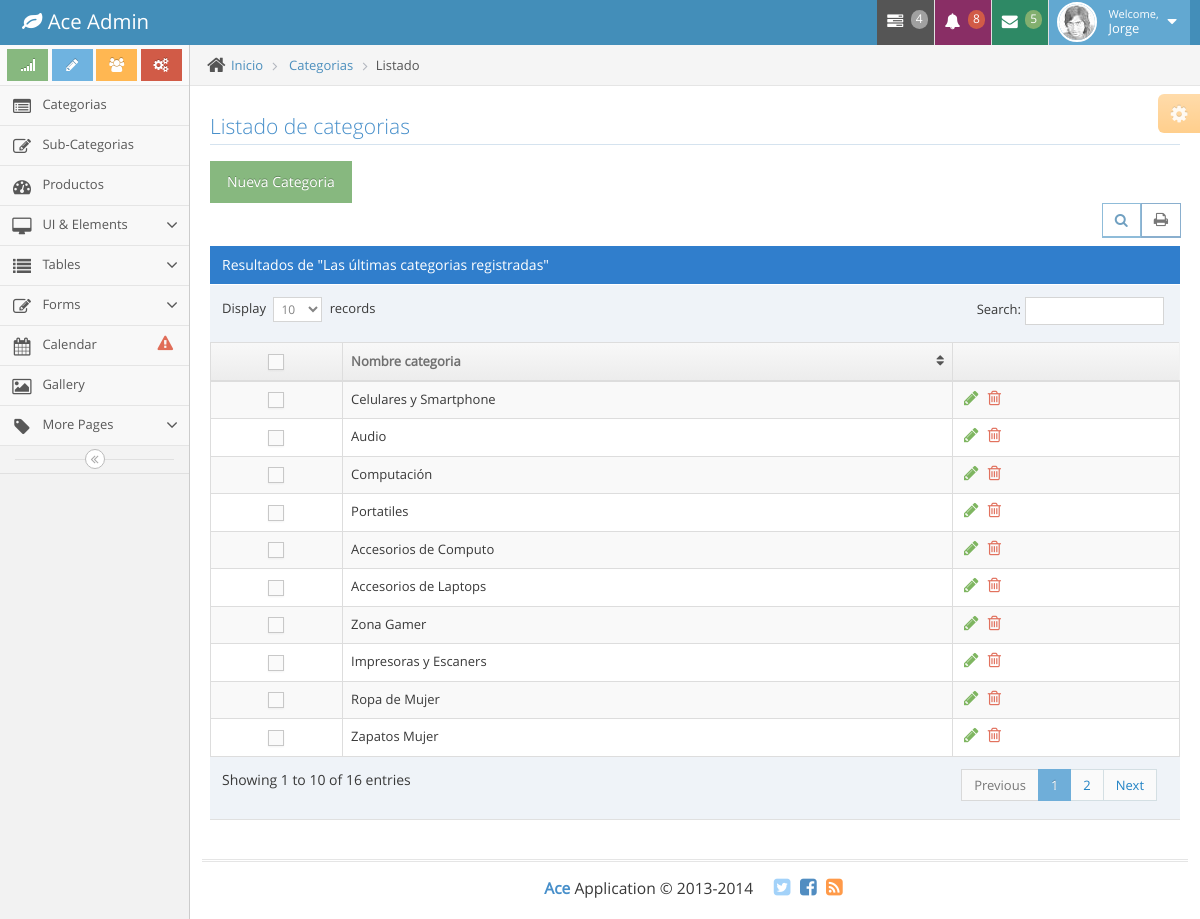
Page /categorias.php (signed in) on the committed database.
### tables this page shows
CREATE TABLE IF NOT EXISTS `categoria` (
  `idCategoria` int(11) NOT NULL AUTO_INCREMENT,
  `nombre` varchar(80) DEFAULT NULL,
  `enable` tinyint(1) DEFAULT NULL,
  PRIMARY KEY (`idCategoria`)
);

### categorias.php (the view, shortened to what this page needs)
<?php
include 'BaseDatos/conexion.php';
?>
<!DOCTYPE html>
<html lang="en">
	<head>
		<link rel="stylesheet" href="assets/css/bootstrap.min.css" />
		<link rel="stylesheet" href="assets/font-awesome/4.2.0/css/font-awesome.min.css" />
		<link rel="stylesheet" href="assets/css/ace.min.css" class="ace-main-stylesheet" id="main-ace-style" />
	</head>
	<body class="no-skin">
		<div id="navbar" class="navbar navbar-default">
			<?php include 'Script/navbar.php'; ?>
		</div>
		<div class="main-container" id="main-container">
			<?php include('Script/sideBar.php') ?>
			<div class="main-content">
				<div class="main-content-inner">
					<div class="breadcrumbs" id="breadcrumbs">
						<ul class="breadcrumb">
							<li>
								<i class="ace-icon fa fa-home home-icon"></i>
								<a href="panel.php">Inicio</a>
							</li>
							<li>
								<a href="productos.php">Categorias</a>
							</li>
							<li class="active">Listado</li>
						</ul>
					</div>
					<div class="page-content">
						<div class="ace-settings-container" id="ace-settings-container">
							<div class="btn btn-app btn-xs btn-warning ace-settings-btn" id="ace-settings-btn">
								<i class="ace-icon fa fa-cog bigger-130"></i>
							</div>
						</div>
						<div class="row">
							<div class="col-xs-12">
								<div class="row">
									<div class="col-xs-12">
										<h3 class="header smaller lighter blue">Listado de categorias</h3>
										<a id="show-register" role="button" class="btn btn-success" >
											Nueva Categoria
										</a>
										<div class="clearfix">
											<div class="pull-right tableTools-container"></div>
										</div>
										<div class="table-header">
											Resultados de "Las últimas categorias registradas"
										</div>
										<div>
											<table id="dynamic-table" class="table table-striped table-bordered table-hover">
												<thead>
													<tr>
														<th class="center">
															<label class="pos-rel">
																<span class="lbl"></span>
															</label>
														</th>
														<th>Nombre categoria</th>
														<th></th>
													</tr>
												</thead>
												<tbody>
													<?php
									                  $resultSet = mysqli_query($conexion, 'SELECT * FROM categoria WHERE enable = 1');
									                  while($fila = mysqli_fetch_array($resultSet)){
									                ?>
													<tr>
														<td class="center">
															<label class="pos-rel">
																<span class="lbl"></span>
															</label>
														</td>
														<td data-id=<?= $fila['0'] ?> data-nombre>
															<?= $fila['nombre'] ?>
														</td>
														<td>
															<div class="hidden-sm hidden-xs action-buttons">
																<a class="green" data-editar>
																	<i class="ace-icon fa fa-pencil bigger-130"></i>
																</a>
																<a class="red" data-eliminar="<?= $fila['0'] ?>">
																	<i class="ace-icon fa fa-trash-o bigger-130"></i>
																</a>
															</div>
														</td>
													</tr>
													<?php } ?>
												</tbody>
											</table>
										</div>
									</div>
								</div>
							</div>
						</div>
					</div>
				</div>
			</div>
			<div class="footer">
				<div class="footer-inner">
					<div class="footer-content">
						<span class="bigger-120">
							<span class="blue bolder">Ace</span>
							Application &copy; 2013-2014
						</span>
						<span class="action-buttons">
							<a href="#">
								<i class="ace-icon fa fa-twitter-square light-blue bigger-150"></i>
							</a>
							<a href="#">
								<i class="ace-icon fa fa-facebook-square text-primary bigger-150"></i>
							</a>
							<a href="#">
								<i class="ace-icon fa fa-rss-square orange bigger-150"></i>
							</a>
						</span>
					</div>
				</div>
			</div>
		</div>
	</body>
</html>

### rows in the picture
categoria: nombre "Celulares y Smartphone"
categoria: nombre "Audio"
categoria: nombre "Computación"
categoria: nombre "Portatiles"
categoria: nombre "Accesorios de Computo"
categoria: nombre "Accesorios de Laptops"
categoria: nombre "Zona Gamer"
categoria: nombre "Impresoras y Escaners"
categoria: nombre "Ropa de Mujer"
categoria: nombre "Zapatos Mujer"

### other values in the picture
$_SESSION["user"] "Jorge"
